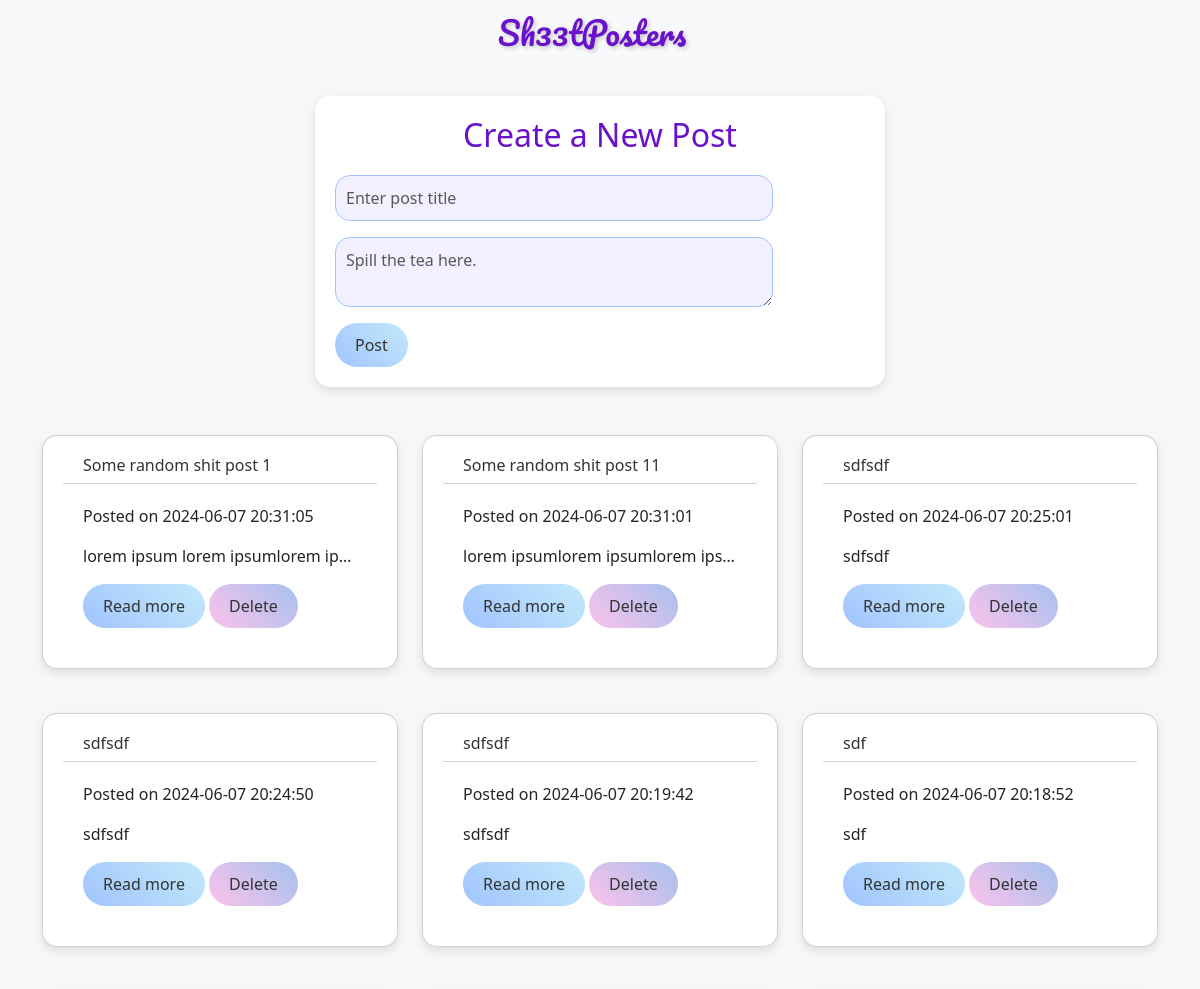
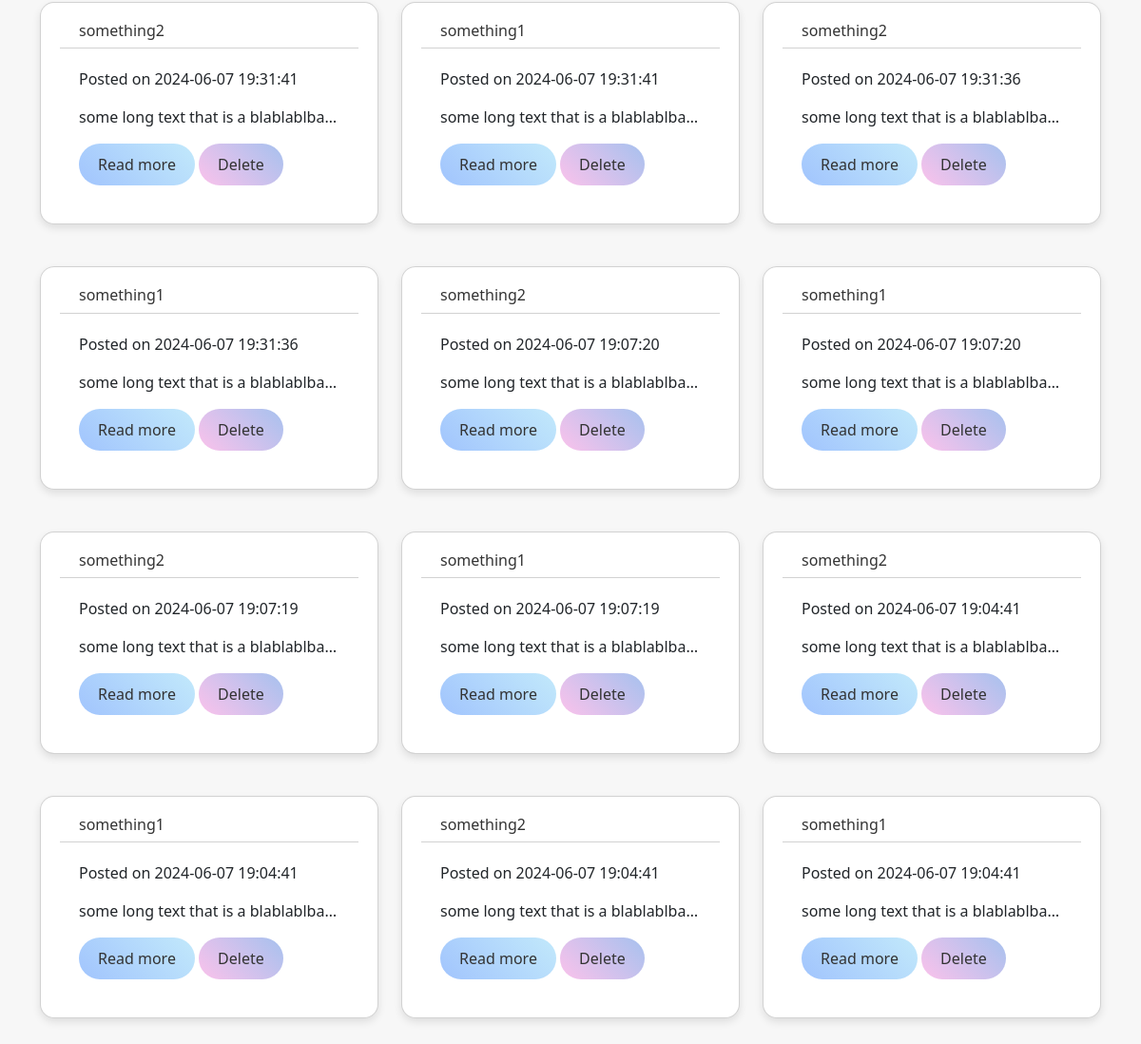
The page / on the database its author committed (2 pictures, top to bottom).
### tables this page shows
CREATE TABLE posts_table(
              id INTEGER PRIMARY KEY AUTOINCREMENT,
              title TEXT NOT NULL,
              post TEXT NOT NULL,
              timestamp TIMESTAMP DEFAULT CURRENT_TIMESTAMP              
              );

### app.py (the view)
@app.route('/')
def home():
    conn, c = conn_w_db()
    c.execute("SELECT * FROM posts_table ORDER BY id DESC")
    posts = c.fetchall()
    return render_template("home.html", posts=posts)

### app.py (called while the page is built)
def conn_w_db():
    conn = sqlite3.connect(db_locale)
    c = conn.cursor()
    return conn, c

### templates/home.html (shortened to what this page needs)
{% extends "base.html" %}
{% block content %}
<body>
     <div class="container mt-4">
        <div class="row justify-content-center">
        <div class="form-container col-md-8 col-lg-6 mb-4 " >
            <h2 class="form-heading">Create a New Post</h2>
            <form method="POST" action="{{ url_for('add_post') }}">
                <div class="form-group">
                    <div class="row mb-3">
                        <div class="col-sm-10">
                            <input type="text" class="form-control" id="post_title" name="post_title" placeholder="Enter post title">
                        </div>
                    </div>
                </div>
                <div class="form-group">
                    <div class="row mb-3">
                        <div class="col-sm-10">
                            <div class="input-group">
                                <textarea class="form-control" aria-label="With textarea" id="post_content" name="post_content" placeholder="Spill the tea here."></textarea>
                            </div>
                        </div>
                    </div>
                </div>
                <button type="submit" class="btn btn-primary btn-sm btn-read-more">Post</button>
            </form>
        </div>
    </div>
    </div>
    <div class="container mt-4">
        <div class="row justify-content-center">
            {% for post in posts %}
            <div class="col-md-6 col-lg-4 mb-4">
                <form method="POST" action="{{ url_for('home', id=post[0]) }}">
                    <div class="card">
                        <div class="card-header">
                            <h6>{{ post[1] }}</h6>
                        </div>
                        <div class="card-body">
                            <p class="card-text">
                                <span>Posted on {{ post[3] }}</span>
                            </p>
                            <p class="card-text text-truncate">{{ post[2] }}</p>
                            <a href="{{ url_for('read_del', id=post[0]) }}" class="btn btn-primary btn-sm btn-read-more">Read more</a>
                            <form method="post" action="{{ url_for('del_post', id=post[0]) }}">
                                <button type="submit" class="btn btn-danger btn-delete btn-sm" >Delete</button>
                            </form>
                        </div>
                    </div>
                </form>
            </div>
            {% endfor %}
        </div>
    </div>
</body>
{% endblock content %}

### static/main.css (style rules this page uses)
:root { --btn-font-size: 1rem; --btn-padding: 10px 20px; --btn-border-radius: 50px; --card-border-radius: 15px; --card-padding: 20px; --card-margin-bottom: 20px; --input-border-radius: 15px; --input-padding: 10px; --input-background: #f3f0ff; --input-border-color: #a1c4fd; }
body { background-color: rgba(0, 0, 0, 0.03); }
.btn-read-more { background: linear-gradient(45deg, #a1c4fd, #c2e9fb); color: #333; border: none; border-radius: var(--btn-border-radius); padding: var(--btn-padding); font-size: var(--btn-font-size); transition: all 0.3s ease; }
.btn-delete { background: linear-gradient(45deg, #fbc2eb, #a6c1ee); color: #333; border: none; border-radius: var(--btn-border-radius); padding: var(--btn-padding); font-size: var(--btn-font-size); transition: all 0.3s ease; }
.card { border-radius: var(--card-border-radius); padding: var(--card-padding); margin-bottom: var(--card-margin-bottom); box-shadow: 0 4px 8px rgba(0, 0, 0, 0.1); background: #fff; }
.card-header { background: #ffffff; color: #333; border-top-left-radius: var(--card-border-radius); border-top-right-radius: var(--card-border-radius); padding: 0px 20px; }
.card-body { padding: 20px; }
.form-container { border-radius: var(--card-border-radius); padding: var(--card-padding); margin-bottom: var(--card-margin-bottom); box-shadow: 0 4px 8px rgba(0, 0, 0, 0.1); background: #fff; }
.form-control { border-radius: var(--input-border-radius); padding: var(--input-padding); background: var(--input-background); border: 1px solid var(--input-border-color); }
.form-heading { font-family: ; font-size: 2rem; color: #6a11cb; text-align: center; margin-bottom: 20px; }

### rows shown on the page
posts_table: title "Some random shit post 1", timestamp "2024-06-07 20:31:05", post "lorem ipsum lorem ipsumlorem ip…"
posts_table: title "Some random shit post 11", timestamp "2024-06-07 20:31:01", post "lorem ipsumlorem ipsumlorem ips…"
posts_table: title "sdfsdf", timestamp "2024-06-07 20:25:01", post "sdfsdf"
posts_table: title "sdfsdf", timestamp "2024-06-07 20:24:50", post "sdfsdf"
posts_table: title "sdfsdf", timestamp "2024-06-07 20:19:42", post "sdfsdf"
posts_table: title "sdf", timestamp "2024-06-07 20:18:52", post "sdf"
posts_table: title "something2", timestamp "2024-06-07 19:31:41", post "some long text that is a blablablba…"
posts_table: title "something1", timestamp "2024-06-07 19:31:41", post "some long text that is a blablablba…"
posts_table: title "something2", timestamp "2024-06-07 19:31:36", post "some long text that is a blablablba…"
posts_table: title "something1", timestamp "2024-06-07 19:31:36", post "some long text that is a blablablba…"
posts_table: title "something2", timestamp "2024-06-07 19:07:20", post "some long text that is a blablablba…"
posts_table: title "something1", timestamp "2024-06-07 19:07:20", post "some long text that is a blablablba…"
posts_table: title "something2", timestamp "2024-06-07 19:07:19", post "some long text that is a blablablba…"
posts_table: title "something1", timestamp "2024-06-07 19:07:19", post "some long text that is a blablablba…"
posts_table: title "something2", timestamp "2024-06-07 19:04:41", post "some long text that is a blablablba…"
posts_table: title "something1", timestamp "2024-06-07 19:04:41", post "some long text that is a blablablba…"
posts_table: title "something2", timestamp "2024-06-07 19:04:41", post "some long text that is a blablablba…"
posts_table: title "something1", timestamp "2024-06-07 19:04:41", post "some long text that is a blablablba…"
